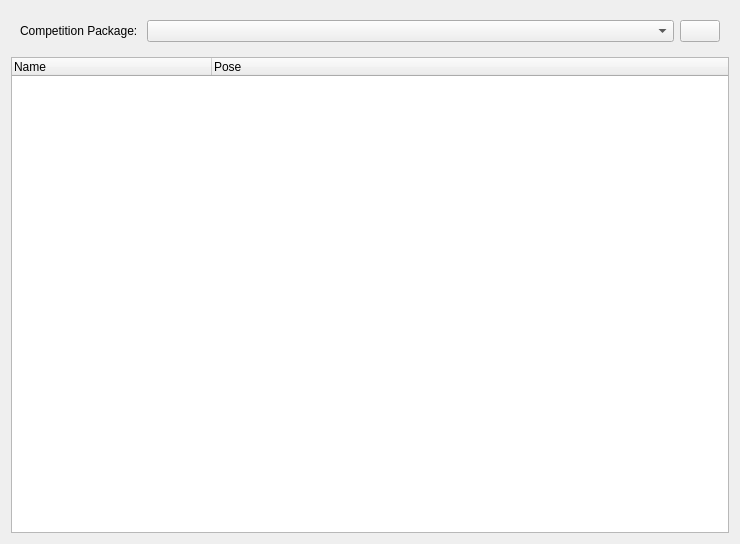
<?xml version="1.0" encoding="UTF-8"?>
<ui version="4.0">
 <class>PoseSelectorWidget</class>
 <widget class="QWidget" name="PoseSelectorWidget">
  <property name="geometry">
   <rect>
    <x>0</x>
    <y>0</y>
    <width>740</width>
    <height>544</height>
   </rect>
  </property>
  <property name="windowTitle">
   <string>Pose Selector</string>
  </property>
  <layout class="QVBoxLayout" name="verticalLayout">
   <item>
    <widget class="QWidget" name="top_widget" native="true">
     <layout class="QHBoxLayout" name="horizontalLayout" stretch="0,1,0">
      <item>
       <widget class="QLabel" name="package_label_widget">
        <property name="text">
         <string>Competition Package: </string>
        </property>
       </widget>
      </item>
      <item>
       <widget class="QComboBox" name="package_selector_widget">
        <property name="currentText">
         <string/>
        </property>
       </widget>
      </item>
      <item>
       <widget class="QPushButton" name="refresh_button">
        <property name="text">
         <string/>
        </property>
        <property name="icon">
         <iconset theme="view-refresh"/>
        </property>
       </widget>
      </item>
     </layout>
    </widget>
   </item>
   <item>
    <widget class="QTreeWidget" name="pose_tree_widget">
     <property name="sizeAdjustPolicy">
      <enum>QAbstractScrollArea::AdjustToContents</enum>
     </property>
     <property name="columnCount">
      <number>2</number>
     </property>
     <attribute name="headerMinimumSectionSize">
      <number>100</number>
     </attribute>
     <attribute name="headerDefaultSectionSize">
      <number>200</number>
     </attribute>
     <column>
      <property name="text">
       <string>Name</string>
      </property>
     </column>
     <column>
      <property name="text">
       <string>Pose</string>
      </property>
     </column>
    </widget>
   </item>
  </layout>
 </widget>
 <resources/>
 <connections/>
</ui>
